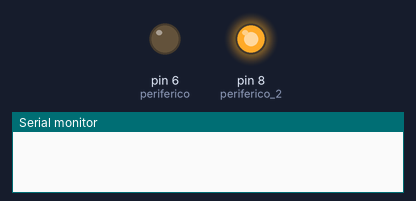
Recording of a program running on a simulated Arduino Mega 2560, built with avr-gcc and run on an emulated ATmega2560. Parts: output pins drawn as LEDs (lit = HIGH), the last lines printed to the serial monitor.

Above: at 0.1 s.
At 2.2 s:
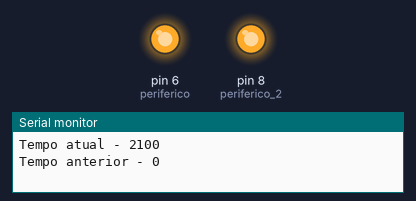
Timing chart, 0 to 3.7 s (numbered marks = the images above):
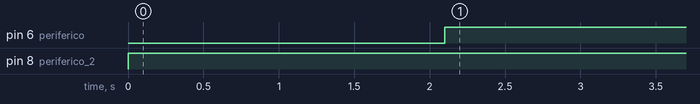

Measured:
- by itself, pin 6 (periferico): LOW → HIGH at 2.1 s
- by itself, pin 8 (periferico_2): LOW → HIGH at 0.00 s

The program:

main.cpp
```cpp
#include <Arduino.h>
//agora só quando carregar no botão é que ele começa a ligar
/*
início
V
leitura do millis
V
tempo_anterior = 0;
V
  SE
  digitalRead(periferico_2) == LOW
  SE SIM
    SE
    tempo_atual - tempo_anterior > 2000
    SE SIM

    SE NÃO
  SE NÃO
volta ao início do SE
V
executar uma ação
V
atualiza o tempo anterior
*/

int BAUD_RATE = 9600;

int periferico = 6;
int periferico_2 = 8;

unsigned long int tempo_atual = 0;
unsigned long int tempo_anterior = 0;

int comecar_contagem = 0;

void setup() {
  Serial.begin(BAUD_RATE);
  pinMode(periferico, INPUT);
  pinMode(periferico, OUTPUT);
  pinMode(periferico_2, OUTPUT);
}

void loop() {
  if (digitalRead(periferico) == LOW) {
    digitalWrite(periferico_2, HIGH);
    comecar_contagem = 1;
    tempo_atual = millis();
    if (comecar_contagem) {
      if (tempo_atual - tempo_anterior > 2000) {
        Serial.print("Tempo atual - ");
        Serial.println(tempo_atual);
        Serial.print("Tempo anterior - ");
        Serial.println(tempo_anterior);

        digitalWrite(periferico, HIGH);

        tempo_anterior = millis();
      }
    }
   //agora declaro de novo a variável comecar_contagem, uso um if para validar como verdadeiro, crio um novo temporizador e desligo
   //o led passados 10 segundoss
  }
  delay(100);
}
```
